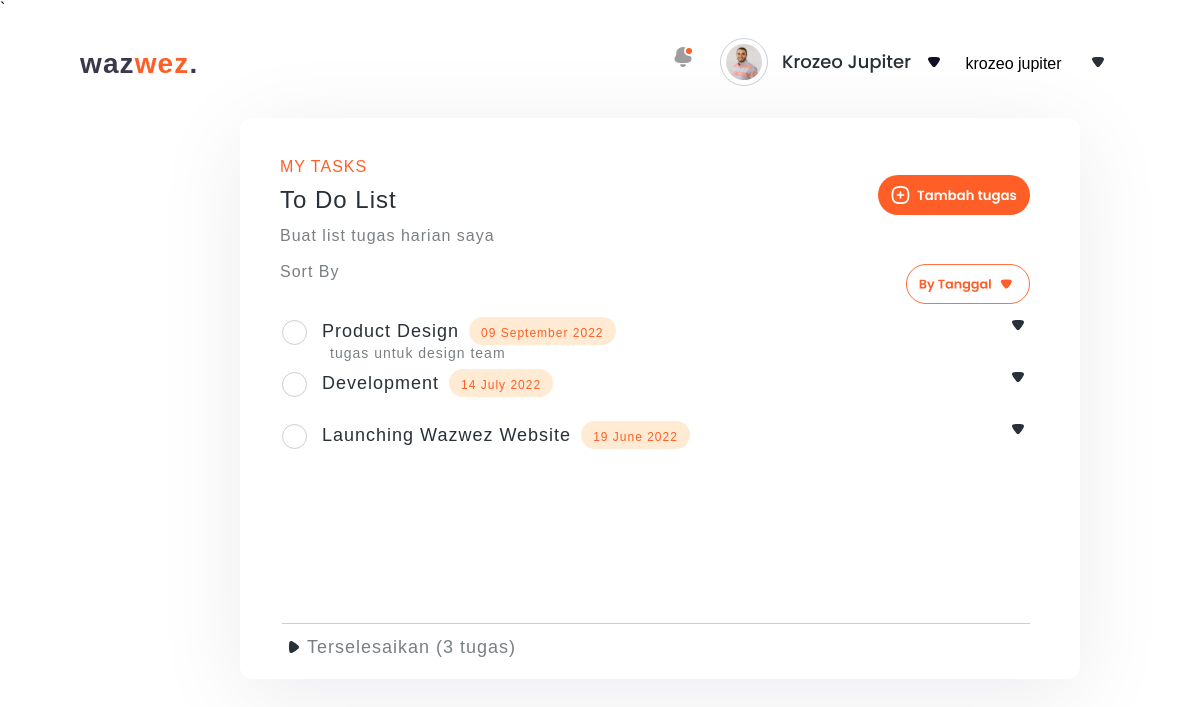
The page / on the database its author committed.
### tables this page shows
CREATE TABLE `student` (
  `student_id` int(100) NOT NULL,
  `name` varchar(100) NOT NULL,
  `photo_profile_link` varchar(200) NOT NULL,
  `user_id` int(100) NOT NULL
);

CREATE TABLE `task` (
  `task_id` int(100) NOT NULL,
  `name_task` varchar(100) NOT NULL,
  `description` varchar(200) NOT NULL,
  `due_date` timestamp NOT NULL DEFAULT current_timestamp() ON UPDATE current_timestamp(),
  `is_finished` tinyint(1) NOT NULL,
  `student_id` int(100) NOT NULL
);

### select.php (called while the page is built, shortened)
<?php
require "connection.php";
$sql = "SELECT task_id, name_task, description, date_format(due_date, '%d %M %Y') as date FROM task where is_finished=0 and student_id = 1";
$result = $conn->query($sql);
$sql5 = "SELECT name, photo_profile_link from student WHERE user_id = 1";
$result5 = $conn->query($sql5);
?>

### index.php (the view, shortened to what this page needs)
<?php
include_once "connection.php";
require "select.php";
?>
<!DOCTYPE html>
<html lang="en">
<head>
    <link rel="stylesheet" href="./css/style.css" type="text/css">
</head>
    <body>
    `<form id="wazwez" action="" method="post">
    <div class="header">
        <nav>
            <div class="logo">waz<span style="color:#FF5F26;">wez</span>.</div>
            <ul>
               <li> <img src="./assets/Notification.svg" style="padding-bottom: 10px";> </li>
                <?php
                    $data = mysqli_fetch_assoc($result5);
                    echo '<li><img src="'.$data['photo_profile_link'].'"></li>';
                    echo '<li><p>'.$data['name'].'</p></li>';
                ?>
                <li><img src="./assets/Arrow - Down 2.svg" alt=""></li>
            </ul>
        </nav>
    </div>
    <div class="body-box">
        <div class="col">
            <h2>MY TASKS</h2>
            <div class="row">
                <h1>To Do List</h1>
                <a href="#" id="tambahTugas"><img src="./assets/CTA.svg" alt=""></a>
            </div>
                <p class="tugas">Buat list tugas harian saya</p>
            <div class="row">
                <h3>Sort By</h3>
                <a href="#" class="frameTanggal" id="tanggalOrange" ><img src="./assets/Dropdown.svg" alt=""></a>
            </div>
                <?php foreach($result as $value):?>
                        <div class="row-product" style="margin-left: 42px;">
                        <div class="col-product">
                        <label class="container">
                        <input type="checkbox"><label> <?=$value["name_task"] ?></label>
                        <span class="checkmark"></span>
                        </label>
                        <h4 class="hari"><?= $value["date"] ?></h4>
                        </div>
                        <a href="#" id="subTask1"><img src="./assets/Arrow - Down 2.svg" alt=""></a>
                        </div>
                        <p class="isi"><?=$value["description"] ?></p>
                <?php endforeach; ?>
                <div class="bawah">
                    <div class="row-selesai" id="terselesaikan" style= "width: 291px">
                        <img src="./assets/Arrow - Right 2.svg" alt="">
                        <h4 class="selesai" style="color:#7A7F83;">Terselesaikan (3 tugas)</h4>
                    </div>
                </div>
        </div>
    </div>
    </form>
</body>
</html>

### css/style.css (style rules this page uses)
* { margin: 0; padding: 0; box-sizing: border-box; font-family: 'Poppins', sans-serif; }
.header { width: 100%; height: 100px; padding: 20px 80px; background: #FFFFFF; }
.logo { font-weight: 600; font-size: 28px; display: flex; align-items: center; letter-spacing: 0.04em; color: #3B3949; }
nav { display: flex; align-items: center; justify-content: space-between; width: 100%; }
nav ul li { display: inline-block; list-style: none; margin: 0px 10px; vertical-align: middle; }
div ul li p { vertical-align: middle; }
.body-box { position: relative; width: 55%; margin: 0 20%; background: #FFFFFF; box-shadow: 0px 16px 90px rgb(19 7 52 / 8%); border-radius: 12px; height: 80%; padding-top: 10px; }
.col { font-family: 'Poppins'; font-style: normal; font-size: 16px; line-height: 100%; align-items: center; letter-spacing: 1px; color: #FF5F26; flex: none; order: 0; flex-grow: 0; margin-top: 21px; }
.col h2 { display: flex; height: 16px; font-size: 16px; font-weight: 500; letter-spacing: 1px; color: #FF5F26; padding: 10px 50px 0 40px; }
.row { display: flex; justify-content: space-between; padding: 10px 50px 0 40px; }
.row img { height: 40px; }
.row h1 { width: 200px; height: 24px; font-size: 24px; display: flex; color: #293038; font-weight: 500; padding-top: 17px ; }
.tugas { width: 312px; height: 16px; font-weight: 400; font-size: 16px; display: flex; color: #7A7F83; margin-bottom: 20px; order: 1; padding: 10px 50px 0 40px; }
.row h3 { width: 200px; height: 16px; font-weight: 500; font-size: 16px; display: flex; color: #7A7F83; }
.row-product { display: flex; justify-content: space-between; padding: 0 50px 0 40px; align-items: center; position: relative; z-index: 2; }
.col-product { display: flex; padding: 10px 50px 0 0; align-items: center; }
.hari { flex-direction: row; align-items: flex-start; padding: 8px 12px; gap: 10px; height: 28px; background: #FFEBD3; border-radius: 50px; order: 1; font-weight: 500; font-size: 12px; margin-left: 10px; }
.body-box .bawah { width: 89%; border : none; border-top: 1px solid #CCCED2; outline : none; margin-left: 42px; position: relative; margin-top: 160px; padding-bottom: 20px; }
.selesai { width: 216px; height: 25px; font-weight: 500; font-size: 18px; order: 1; border: none; background: none; padding: 5px 0px; }
.isi { width: 300px; height: 14px; font-weight: 400; font-size: 14px; align-items: center; color: #7A7F83; order: 1; padding-left: 90px; }
.row-selesai { display: flex; justify-content: space-between; padding: 10px 50px 0 0px; align-items: center; position: relative; cursor: pointer; }
.container { font-weight: 500; font-size: 18px; color: #293038; order: 0; cursor: pointer; }
.checkmark { position: absolute; top: 13px; left: 0; height: 25px; border-radius:100px; width: 25px; background-color: #fff; border: 1px solid #CCCED2; }
.checkmark:after { content: ""; position: absolute; display: none; }
.container .checkmark:after { left: 9px; top: 5px; width: 5px; height: 10px; border: solid white; border-width: 0 3px 3px 0; -webkit-transform: rotate(45deg); -ms-transform: rotate(45deg); transform: rotate(45deg); }
@media only screen and (max-width: 1200px) { .body-box { width: 70%; } }
@media only screen and (max-width: 1200px) { .bawah { width: 85%; } }

### rows shown on the page
student: photo_profile_link (picture), name "krozeo jupiter"
task: name_task "Product Design", date "09 September 2022", description "tugas untuk design team"
task: name_task "Development", date "14 July 2022"
task: name_task "Launching Wazwez Website", date "19 June 2022"
